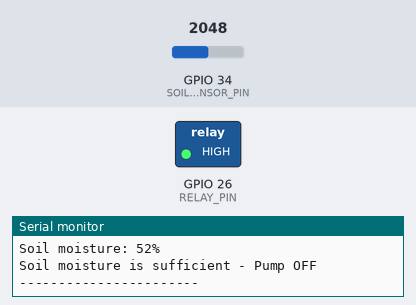
Recording of a sketch running on a simulated ESP32. Parts: switched loads named in the sketch (green lamp = pin HIGH), the last lines printed to the serial monitor. The test bench sets the inputs (shaded band); at power-on: GPIO 34 (SOIL_SENSOR_PIN) = 2048.

Above: at 2.8 s.
2.9 s: GPIO 34 (SOIL_SENSOR_PIN) set to 2341
5.6 s: GPIO 34 (SOIL_SENSOR_PIN) set to 2396
At 6.8 s:
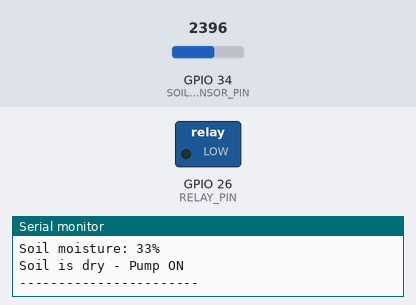
8.3 s: GPIO 34 (SOIL_SENSOR_PIN) set to 2047
At 11.2 s:
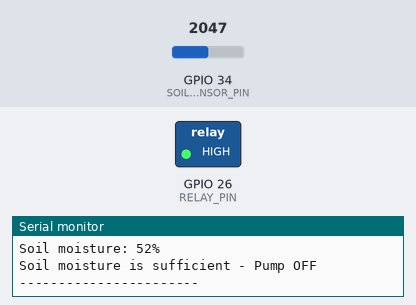
11.5 s: GPIO 34 (SOIL_SENSOR_PIN) set to 2866
At 12.9 s:
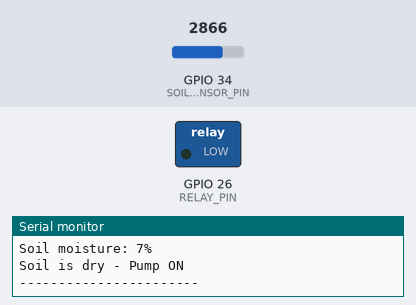
Timing chart, 0 to 14.5 s (numbered marks = the images above; inputs shaded):
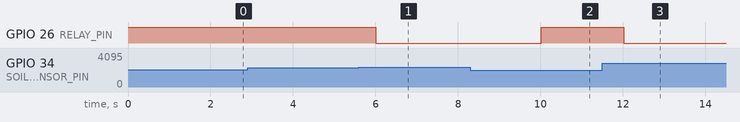

Measured:
- the behaviour switches between 2370 and 2371 on GPIO 34 (SOIL_SENSOR_PIN) (found by bisection; images 0 and 1)
- after the input at 5.6 s, GPIO 26 (RELAY_PIN): HIGH → LOW after 0.41 s
- after the input at 8.3 s, GPIO 26 (RELAY_PIN): LOW → HIGH after 1.7 s
- after the input at 11.5 s, GPIO 26 (RELAY_PIN): HIGH → LOW after 0.52 s

The sketch:

Smart_Water_Irrigation_ESP32_Code.ino
```cpp
/*
  Smart Water Irrigation System using ESP32
  Soil sensor OUT -> GPIO 34
  Relay IN       -> GPIO 26

  IMPORTANT:
  - Calibrate SOIL_DRY and SOIL_WET for your sensor.
  - This example assumes a higher ADC reading means drier soil.
  - Use a separate suitable power supply for the pump.
*/

const int SOIL_SENSOR_PIN = 34;
const int RELAY_PIN = 26;

// Example values only: measure your sensor in dry and wet soil.
const int SOIL_DRY = 3000;
const int SOIL_WET = 1200;
const int MOISTURE_THRESHOLD = 35;

int readMoisturePercent() {
  int raw = analogRead(SOIL_SENSOR_PIN);

  // Assumes higher raw reading means drier soil.
  int percent = map(raw, SOIL_DRY, SOIL_WET, 0, 100);
  percent = constrain(percent, 0, 100);

  Serial.print("Raw sensor value: ");
  Serial.println(raw);
  return percent;
}

void setPump(bool on) {
  // Active-LOW relay: LOW = ON, HIGH = OFF.
  digitalWrite(RELAY_PIN, on ? LOW : HIGH);
}

void setup() {
  Serial.begin(115200);
  pinMode(RELAY_PIN, OUTPUT);
  setPump(false); // Pump OFF at startup.
}

void loop() {
  int moisture = readMoisturePercent();

  Serial.print("Soil moisture: ");
  Serial.print(moisture);
  Serial.println("%");

  if (moisture < MOISTURE_THRESHOLD) {
    setPump(true);
    Serial.println("Soil is dry - Pump ON");
  } else {
    setPump(false);
    Serial.println("Soil moisture is sufficient - Pump OFF");
  }

  Serial.println("-----------------------");
  delay(2000);
}
```
